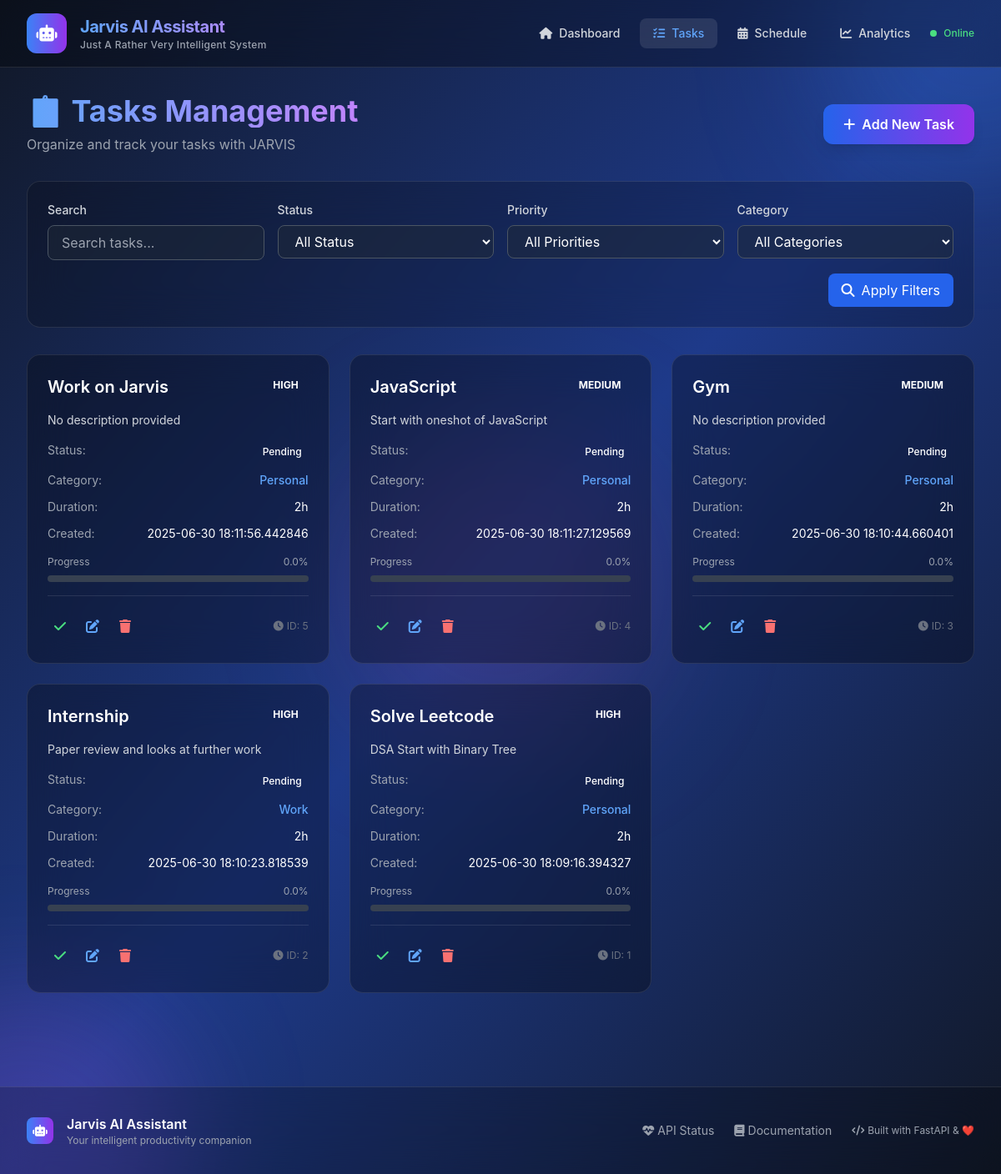
/tasks, run on an earlier commit of the app's database.
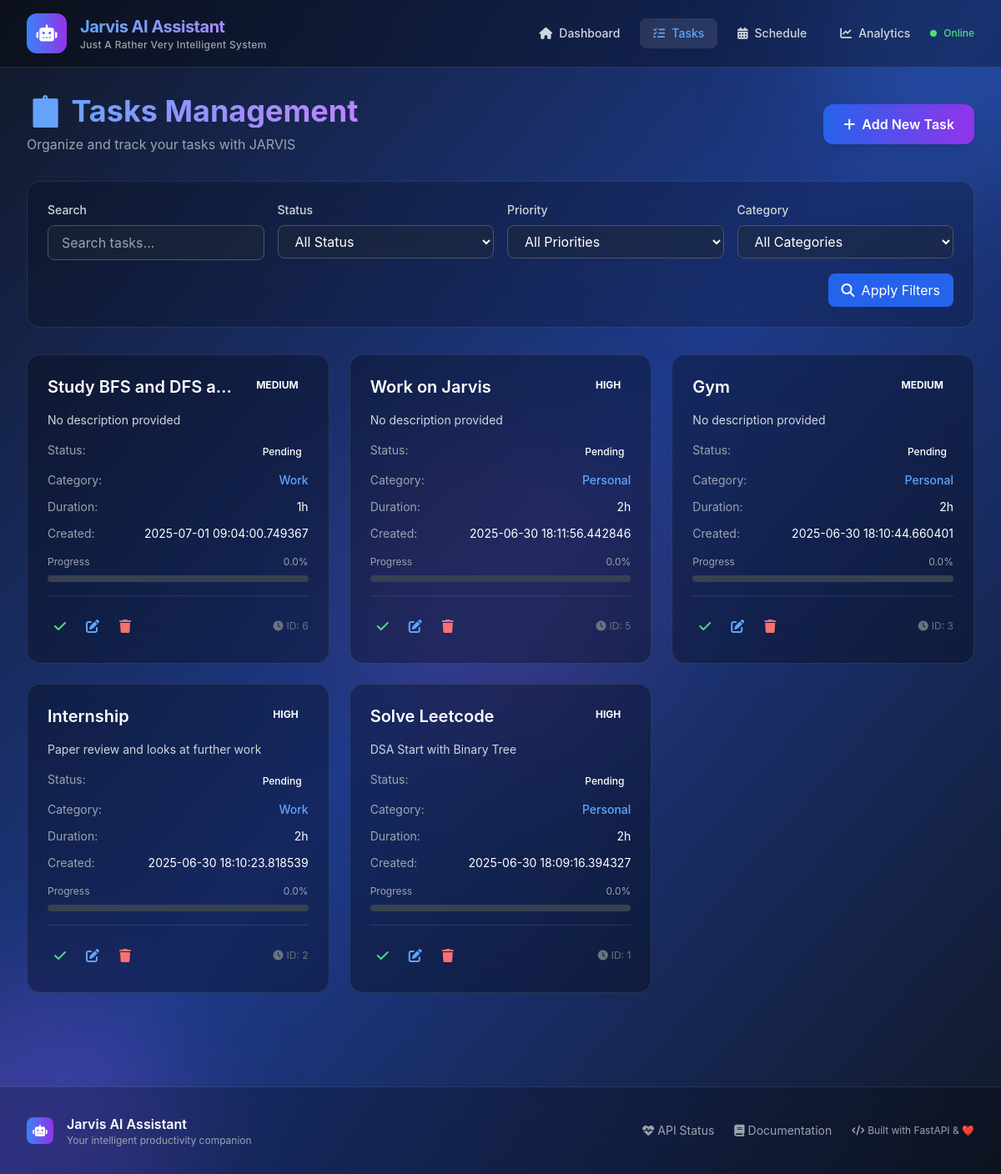
And on a later commit of the database.
### smart_scheduler/models/task.py (models this page shows, shortened)
class Task(Base):
    __tablename__ = "tasks"
    id = Column(Integer, primary_key=True, index=True)
    title = Column(String, nullable=False, index=True)
    description = Column(Text)
    status = Column(Enum(TaskStatus), default=TaskStatus.PENDING)
    priority = Column(Enum(TaskPriority), default=TaskPriority.MEDIUM)
    estimated_duration = Column(Integer)  # in minutes
    actual_duration = Column(Integer)     # in minutes
    created_at = Column(DateTime, default=datetime.utcnow)
    updated_at = Column(DateTime, default=datetime.utcnow, onupdate=datetime.utcnow)
    due_date = Column(DateTime)
    completed_at = Column(DateTime)
    category = Column(String, index=True)
    tags = Column(String)  # JSON string for now
    progress_percentage = Column(Float, default=0.0)

### smart_scheduler/main.py (the view)
@app.get("/tasks", response_class=HTMLResponse)
def tasks_page(request: Request, db: Session = Depends(get_db)):
    task_service = TaskService(db)
    tasks = task_service.get_tasks()
    return templates.TemplateResponse("tasks.html", {
        "request": request,
        "tasks": tasks,
        "page_title": "Tasks"
    })

### smart_scheduler/templates/tasks.html (shortened to what this page needs)
{% extends "base.html" %}
{% block content %}
<div class="space-y-8">
    <div class="flex justify-between items-center mb-8">
        <div>
            <h1 class="text-4xl font-bold bg-gradient-to-r from-blue-400 to-purple-400 bg-clip-text text-transparent mb-2">
            </h1>
            <p class="text-gray-400">Organize and track your tasks with JARVIS</p>
        </div>
        <button onclick="openModal('task-modal')" class="bg-gradient-to-r from-blue-600 to-purple-600 hover:from-blue-700 hover:to-purple-700 text-white px-6 py-3 rounded-xl font-semibold transition-all duration-300 transform hover:scale-105 shadow-lg">
            <i class="fas fa-plus mr-2"></i>Add New Task
        </button>
    </div>
    <div class="bg-black/20 backdrop-blur-xl rounded-2xl p-6 border border-white/10">
        <div class="grid grid-cols-1 md:grid-cols-4 gap-4">
            <div>
                <label class="block text-sm font-medium text-gray-300 mb-2">Search</label>
                <input type="text" id="search-input" placeholder="Search tasks..."
                       class="w-full bg-gray-800/50 border border-gray-600 rounded-lg px-4 py-2 text-white placeholder-gray-400 focus:ring-2 focus:ring-blue-500 focus:border-transparent">
            </div>
            <div>
                <label class="block text-sm font-medium text-gray-300 mb-2">Status</label>
                <select id="status-filter" class="w-full bg-gray-800/50 border border-gray-600 rounded-lg px-4 py-2 text-white focus:ring-2 focus:ring-blue-500 focus:border-transparent">
                    <option value="">All Status</option>
                </select>
            </div>
            <div>
                <label class="block text-sm font-medium text-gray-300 mb-2">Priority</label>
                <select id="priority-filter" class="w-full bg-gray-800/50 border border-gray-600 rounded-lg px-4 py-2 text-white focus:ring-2 focus:ring-blue-500 focus:border-transparent">
                    <option value="">All Priorities</option>
                </select>
            </div>
            <div>
                <label class="block text-sm font-medium text-gray-300 mb-2">Category</label>
                <select id="category-filter" class="w-full bg-gray-800/50 border border-gray-600 rounded-lg px-4 py-2 text-white focus:ring-2 focus:ring-blue-500 focus:border-transparent">
                    <option value="">All Categories</option>
                </select>
            </div>
        </div>
        <div class="mt-4 flex justify-end">
            <button onclick="applyFilters()" class="bg-blue-600 hover:bg-blue-700 text-white px-4 py-2 rounded-lg transition-colors">
                <i class="fas fa-search mr-2"></i>Apply Filters
            </button>
        </div>
    </div>
    <div id="tasks-container" class="grid grid-cols-1 md:grid-cols-2 lg:grid-cols-3 gap-6">
        {% for task in tasks %}
        <div class="task-card bg-black/30 backdrop-blur-xl rounded-2xl p-6 border border-white/10 hover:border-white/20 transition-all duration-300 transform hover:scale-105" data-task-id="{{ task.id }}">
            <div class="flex justify-between items-start mb-4">
                <h3 class="text-xl font-semibold text-white truncate flex-1 mr-4">{{ task.title }}</h3>
                <span class="priority-badge priority-{{ task.priority }} text-xs font-bold px-3 py-1 rounded-full">
                    {{ task.priority.upper() }}
                </span>
            </div>
            <p class="text-gray-300 text-sm mb-4 line-clamp-3">
                {{ task.description or 'No description provided' }}
            </p>
            <div class="space-y-3 mb-4">
                <div class="flex justify-between text-sm">
                    <span class="text-gray-400">Status:</span>
                    <span class="status-badge status-{{ task.status }} px-2 py-1 rounded text-xs font-medium">
                        {{ task.status.replace('_', ' ')|title }}
                    </span>
                </div>
                {% if task.category %}
                <div class="flex justify-between text-sm">
                    <span class="text-gray-400">Category:</span>
                    <span class="text-blue-400 font-medium">{{ task.category|title }}</span>
                </div>
                {% endif %}
                {% if task.estimated_duration %}
                <div class="flex justify-between text-sm">
                    <span class="text-gray-400">Duration:</span>
                    <span class="text-white">{{ format_duration(task.estimated_duration) }}</span>
                </div>
                {% endif %}
                <div class="flex justify-between text-sm">
                    <span class="text-gray-400">Created:</span>
                    <span class="text-white">{{ task.created_at }}</span>
                </div>
            </div>
            <div class="mb-4">
                <div class="flex justify-between text-xs text-gray-400 mb-2">
                    <span>Progress</span>
                    <span>{{ task.progress_percentage }}%</span>
                </div>
                <div class="progress-bg bg-gray-700 rounded-full h-2">
                </div>
            </div>
            <div class="flex justify-between items-center pt-4 border-t border-white/10">
                <div class="flex space-x-2">
                    {% if task.status != 'completed' %}
                    <button onclick="completeTask({{ task.id }})"
                            class="text-green-400 hover:text-green-300 hover:bg-green-400/10 p-2 rounded-lg transition-all"
                            title="Mark Complete">
                        <i class="fas fa-check"></i>
                    </button>
                    {% endif %}
                    <button onclick="editTask({{ task.id }})"
                            class="text-blue-400 hover:text-blue-300 hover:bg-blue-400/10 p-2 rounded-lg transition-all"
                            title="Edit Task">
                        <i class="fas fa-edit"></i>
                    </button>
                    <button onclick="deleteTask({{ task.id }})"
                            class="text-red-400 hover:text-red-300 hover:bg-red-400/10 p-2 rounded-lg transition-all"
                            title="Delete Task">
                        <i class="fas fa-trash"></i>
                    </button>
                </div>
                <div class="text-xs text-gray-500">
                    <i class="fas fa-clock mr-1"></i>ID: {{ task.id }}
                </div>
            </div>
        </div>
        {% endfor %}
    </div>
</div>
{% endblock %}

### smart_scheduler/templates/base.html (shortened to what this page needs)
<!DOCTYPE html>
<html lang="en" class="dark">
<head>
    <script src="https://cdn.tailwindcss.com"></script>
    <link rel="stylesheet" href="https://cdnjs.cloudflare.com/ajax/libs/font-awesome/6.4.0/css/all.min.css">
</head>
<body class="bg-gradient-to-br from-gray-900 via-blue-900 to-gray-900 min-h-screen text-white font-sans antialiased">
    <div class="fixed inset-0 overflow-hidden pointer-events-none">
        <div class="absolute -top-40 -right-40 w-96 h-96 bg-blue-500 rounded-full mix-blend-multiply filter blur-3xl opacity-20 animate-pulse-soft"></div>
        <div class="absolute -bottom-40 -left-40 w-96 h-96 bg-purple-500 rounded-full mix-blend-multiply filter blur-3xl opacity-20 animate-pulse-soft"></div>
        <div class="absolute top-1/2 left-1/2 transform -translate-x-1/2 -translate-y-1/2 w-96 h-96 bg-pink-500 rounded-full mix-blend-multiply filter blur-3xl opacity-10 animate-pulse-soft"></div>
    </div>
    <nav class="relative z-10 bg-black/30 backdrop-blur-xl border-b border-white/10">
        <div class="max-w-7xl mx-auto px-4 sm:px-6 lg:px-8">
            <div class="flex justify-between items-center h-20">
                <div class="flex items-center space-x-4">
                    <div class="flex-shrink-0">
                        <div class="w-12 h-12 bg-gradient-to-r from-blue-500 to-purple-600 rounded-xl flex items-center justify-center">
                            <i class="fas fa-robot text-white text-xl"></i>
                        </div>
                    </div>
                    <div>
                        <h1 class="text-xl font-bold bg-gradient-to-r from-blue-400 to-purple-400 bg-clip-text text-transparent tracking-tight">
                        </h1>
                        <p class="text-xs text-gray-400 font-medium tracking-wide">Just A Rather Very Intelligent System</p>
                    </div>
                </div>
                <div class="flex items-center space-x-2">
                    <a href="/" class="nav-link group flex items-center px-4 py-2 rounded-lg text-sm font-medium transition-all duration-200 hover:bg-white/10 {% if request.url.path == '/' %}bg-white/10 text-blue-400{% else %}text-gray-300 hover:text-white{% endif %}">
                        <i class="fas fa-home mr-2 group-hover:scale-110 transition-transform"></i>Dashboard
                    </a>
                    <a href="/tasks" class="nav-link group flex items-center px-4 py-2 rounded-lg text-sm font-medium transition-all duration-200 hover:bg-white/10 {% if '/tasks' in request.url.path %}bg-white/10 text-blue-400{% else %}text-gray-300 hover:text-white{% endif %}">
                        <i class="fas fa-tasks mr-2 group-hover:scale-110 transition-transform"></i>Tasks
                    </a>
                    <a href="/schedule" class="nav-link group flex items-center px-4 py-2 rounded-lg text-sm font-medium transition-all duration-200 hover:bg-white/10 {% if '/schedule' in request.url.path %}bg-white/10 text-blue-400{% else %}text-gray-300 hover:text-white{% endif %}">
                        <i class="fas fa-calendar-alt mr-2 group-hover:scale-110 transition-transform"></i>Schedule
                    </a>
                    <a href="/analytics" class="nav-link group flex items-center px-4 py-2 rounded-lg text-sm font-medium transition-all duration-200 hover:bg-white/10 {% if '/analytics' in request.url.path %}bg-white/10 text-blue-400{% else %}text-gray-300 hover:text-white{% endif %}">
                        <i class="fas fa-chart-line mr-2 group-hover:scale-110 transition-transform"></i>Analytics
                    </a>
                    <div class="ml-4 flex items-center space-x-2">
                        <div class="w-2 h-2 bg-green-400 rounded-full animate-pulse"></div>
                        <span class="text-xs text-green-400 font-medium">Online</span>
                    </div>
                </div>
            </div>
        </div>
    </nav>
    <main class="relative z-10 max-w-7xl mx-auto px-4 sm:px-6 lg:px-8 py-8">
        {% block content %}{% endblock %}
    </main>
    <footer class="relative z-10 border-t border-white/10 bg-black/20 backdrop-blur-xl mt-20">
        <div class="max-w-7xl mx-auto px-4 sm:px-6 lg:px-8 py-8">
            <div class="flex flex-col md:flex-row justify-between items-center">
                <div class="flex items-center space-x-4 mb-4 md:mb-0">
                    <div class="w-8 h-8 bg-gradient-to-r from-blue-500 to-purple-600 rounded-lg flex items-center justify-center">
                        <i class="fas fa-robot text-white text-sm"></i>
                    </div>
                    <div>
                        <h3 class="text-white font-semibold">Jarvis AI Assistant</h3>
                        <p class="text-xs text-gray-400">Your intelligent productivity companion</p>
                    </div>
                </div>
                <div class="flex items-center space-x-6 text-sm text-gray-400">
                    <a href="/api/health" class="hover:text-blue-400 transition-colors">
                        <i class="fas fa-heartbeat mr-1"></i>API Status
                    </a>
                    <a href="/docs" class="hover:text-blue-400 transition-colors">
                        <i class="fas fa-book mr-1"></i>Documentation
                    </a>
                    <span class="text-xs">
                        <i class="fas fa-code mr-1"></i>Built with FastAPI & ❤️
                    </span>
                </div>
            </div>
        </div>
    </footer>
</body>
</html>

### smart_scheduler/templates/base.html (style rules this page uses)
html { scroll-behavior: smooth; }

### smart_scheduler/templates/tasks.html (style rules this page uses)
.line-clamp-3 { display: -webkit-box; -webkit-line-clamp: 3; -webkit-box-orient: vertical; overflow: hidden; }

What changed in the data, as far as the page shows it:
removed Task: title "JavaScript", priority "MEDIUM", description "Start with oneshot of JavaScript", status.replace "Pending", category "Personal", estimated_duration "2h", created_at "2025-06-30 18:11:27.129569", progress_percentage "0.0", id "4"
added Task: title "Study BFS and DFS a…", priority "MEDIUM", description "No description provided", status.replace "Pending", category "Work", estimated_duration "1h", created_at "2025-07-01 09:04:00.749367", progress_percentage "0.0", id "6"
